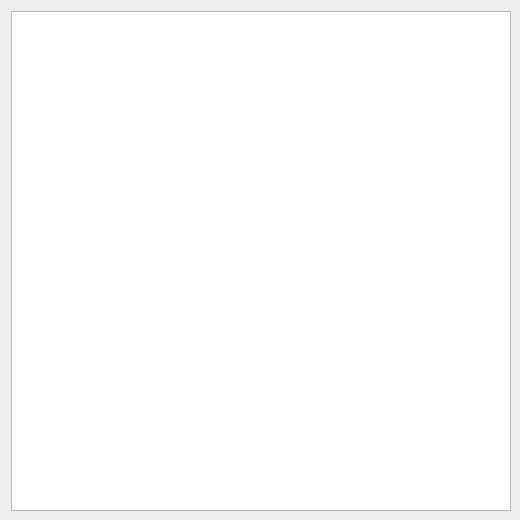
<?xml version="1.0" encoding="UTF-8"?>
<ui version="4.0">
 <class>ShellOutputWindow</class>
 <widget class="QWidget" name="ShellOutputWindow">
  <property name="geometry">
   <rect>
    <x>0</x>
    <y>0</y>
    <width>520</width>
    <height>520</height>
   </rect>
  </property>
  <property name="sizePolicy">
   <sizepolicy hsizetype="Maximum" vsizetype="Maximum">
    <horstretch>0</horstretch>
    <verstretch>0</verstretch>
   </sizepolicy>
  </property>
  <property name="minimumSize">
   <size>
    <width>150</width>
    <height>150</height>
   </size>
  </property>
  <property name="windowTitle">
   <string>Form</string>
  </property>
  <layout class="QGridLayout" name="gridLayout">
   <item row="0" column="0">
    <layout class="QVBoxLayout" name="verticalLayout">
     <item>
      <widget class="QPlainTextEdit" name="shellTextOutput">
       <property name="sizePolicy">
        <sizepolicy hsizetype="Expanding" vsizetype="Expanding">
         <horstretch>0</horstretch>
         <verstretch>0</verstretch>
        </sizepolicy>
       </property>
       <property name="minimumSize">
        <size>
         <width>500</width>
         <height>500</height>
        </size>
       </property>
       <property name="sizeAdjustPolicy">
        <enum>QAbstractScrollArea::AdjustToContentsOnFirstShow</enum>
       </property>
       <property name="readOnly">
        <bool>true</bool>
       </property>
      </widget>
     </item>
    </layout>
   </item>
  </layout>
 </widget>
 <resources/>
 <connections/>
</ui>
